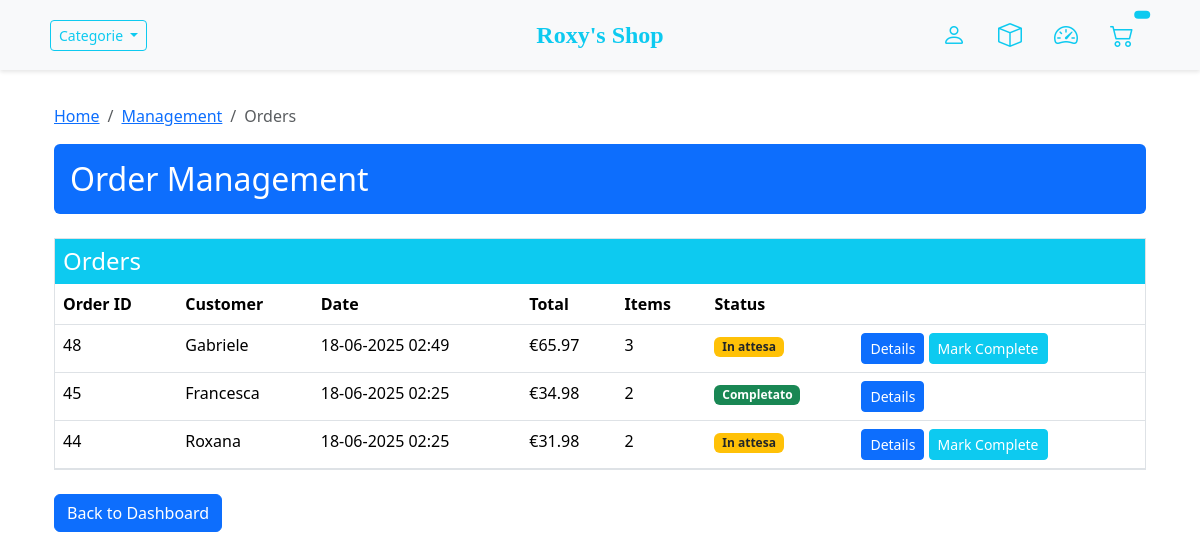
/management/orders/ (signed in), run on an earlier commit of the app's database.
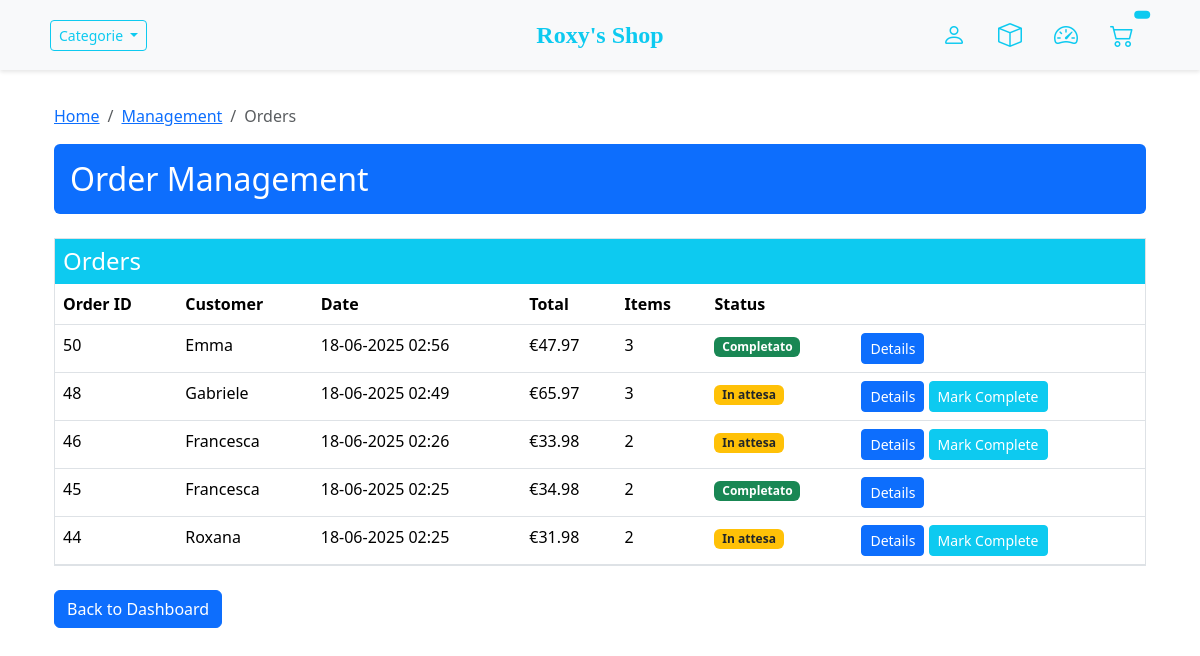
And on a later commit of the database.
### store/models.py (models this page shows, shortened)
class Order(models.Model):
	customer = models.ForeignKey(Customer, on_delete=models.SET_NULL, null=True, blank=True)
	date_ordered = models.DateTimeField(auto_now_add=True)
	complete = models.BooleanField(default=False)
	transaction_id = models.CharField(max_length=100, null=True)
	@property
	def get_cart_total(self):
		orderitems = self.orderitem_set.all()
		total = sum([item.get_total for item in orderitems])
		return total
	@property
	def get_cart_items(self):
		orderitems = self.orderitem_set.all()
		total = sum([item.quantity for item in orderitems])
		return total

class Customer(models.Model):
    user = models.OneToOneField(User, on_delete=models.CASCADE, null=True, blank=True)
    name = models.CharField(max_length=200, null=True)

class OrderItem(models.Model):
	product = models.ForeignKey(Product, on_delete=models.SET_NULL, null=True)
	order = models.ForeignKey(Order, on_delete=models.SET_NULL, null=True)
	quantity = models.IntegerField(default=0, null=True, blank=True)
	date_added = models.DateTimeField(auto_now_add=True)
	@property
	def get_total(self):
		if self.product is None:
			return 0
		return self.product.price * self.quantity

class Product(models.Model):
    name = models.CharField(max_length=200)
    price = models.DecimalField(max_digits=7, decimal_places=2)
    digital = models.BooleanField(default=False,null=True, blank=True)
    image = models.ImageField(null=True, blank=True)
    category = models.CharField(max_length=100, null=True, blank=True)

### management/views.py (the view)
# urls.py: path('orders/', views.order_list, name='order_list'),
@login_required
@user_passes_test(is_manager)
def order_list(request):
    orders = Order.objects.annotate(
        item_count=Count('orderitem')
    ).filter(
        transaction_id__isnull=False,
        item_count__gt=0
    ).order_by('-date_ordered')
    context = {
        'orders': orders,
        'title': 'Orders List'
    }
    return render(request, 'management/order_list.html', context)

### management/views.py (called while the page is built)
def is_manager(user):
    return user.groups.filter(name='Store Managers').exists() or user.is_superuser

### management/templates/management/order_list.html (shortened to what this page needs)
{% extends 'store/main.html' %} {% block content %}
<div class="container mt-4">
  <nav aria-label="breadcrumb">
    <ol class="breadcrumb">
      <li class="breadcrumb-item"><a href="{% url 'store' %}">Home</a></li>
      <li class="breadcrumb-item">
        <a href="{% url 'management:dashboard' %}">Management</a>
      </li>
      <li class="breadcrumb-item active">Orders</li>
    </ol>
  </nav>
  <div class="bg-primary text-white p-3 mb-4 rounded">
    <h2 class="m-0">Order Management</h2>
  </div>
  <div class="bg-light border mb-4">
    <div class="bg-info text-white p-2">
      <h4 class="m-0">Orders</h4>
    </div>
    <div>
      <table class="table mb-0">
        <thead class="bg-light">
          <tr>
            <th>Order ID</th>
            <th>Customer</th>
            <th>Date</th>
            <th>Total</th>
            <th>Items</th>
            <th>Status</th>
            <th></th>
          </tr>
        </thead>
        <tbody>
          {% for order in orders %}
          <tr>
            <td>{{ order.id }}</td>
            <td>{{ order.customer.name }}</td>
            <td>{{ order.date_ordered|date:"d-m-Y H:i" }}</td>
            <td>€{{ order.get_cart_total|floatformat:2 }}</td>
            <td>{{ order.get_cart_items }}</td>
            <td>
              {% if order.complete %}
              <span class="badge bg-success">Completato</span>
              {% else %}
              <span class="badge bg-warning text-dark">In attesa</span>
              {% endif %}
            </td>
            <td>
              <a
                href="{% url 'management:order_detail' order.id %}"
                class="btn btn-sm btn-primary"
                >Details</a
              >
              {% if not order.complete %}
              <form
                method="post"
                action="{% url 'management:mark_order_complete' order.id %}"
                class="d-inline"
              >
                <button type="submit" class="btn btn-sm btn-info text-white">
                  Mark Complete
                </button>
              </form>
              {% endif %}
            </td>
          </tr>
          {% empty %}
          <tr>
            <td colspan="7" class="text-center py-4">No orders found.</td>
          </tr>
          {% endfor %}
        </tbody>
      </table>
    </div>
  </div>
  <div>
    <a href="{% url 'management:dashboard' %}" class="btn btn-primary">
      Back to Dashboard
    </a>
  </div>
</div>
{% endblock %}

What changed in the data, as far as the page shows it:
added Order: id "50", customer.name "Emma", date_ordered "18-06-2025 02:56", get_cart_total "47.97", get_cart_items "3", complete "Completato"
now on this page (row edited): Order: id "46", customer.name "Francesca", date_ordered "18-06-2025 02:26", get_cart_total "33.98", get_cart_items "2", complete "In attesa"
